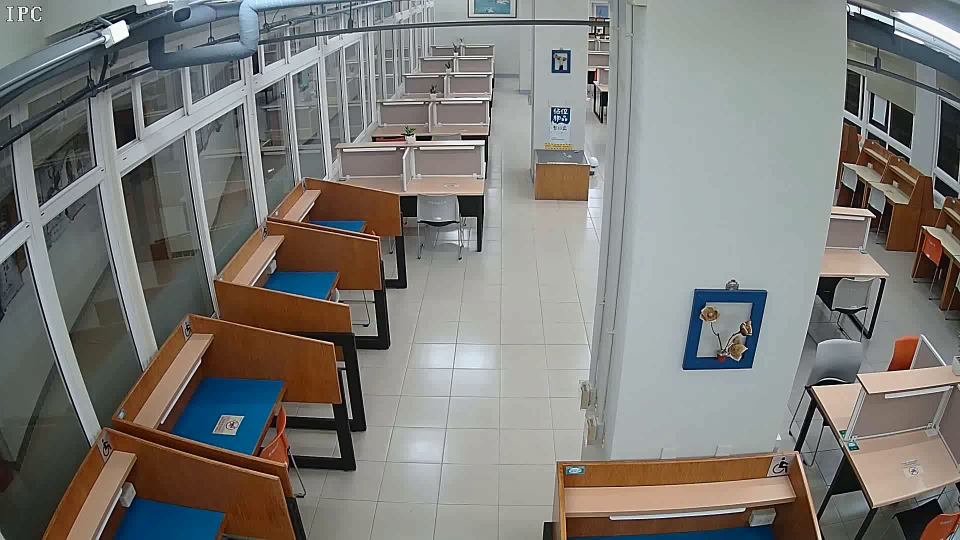
#> input picture frame 0 of mark2/avi/null.avi, 1920 x 1080 px, given in place of 0416_cam1_1200-1.avi, which was not available (shown at 1/2 size)
$ python m6.py 5
#> lines starting #> are read from the running program, lines starting #| are printed output that depends on the picture; pictures that were not available may be replaced by others from this repository, and a replacement may not be noted
import sys, cv2, numpy
import numpy as np

sys.path.append('..')
import data

cam=1
if len(sys.argv)>1:
    cam=int(sys.argv[1])

# intersection over min
def iom(rec1, rec2):
    # find the each edge of intersect rectangle
    left_line = max(rec1[1], rec2[1])
    right_line = min(rec1[3], rec2[3])
    top_line = max(rec1[0], rec2[0])
    bottom_line = min(rec1[2], rec2[2])

    # judge if there is an intersect
    if left_line >= right_line or top_line >= bottom_line: return 0
    else:
        # computing area of each rectangles
        s1 = (rec1[2] - rec1[0]) * (rec1[3] - rec1[1])
        s2 = (rec2[2] - rec2[0]) * (rec2[3] - rec2[1])

        intersect = (right_line - left_line) * (bottom_line - top_line)
        # return intersect / (s1 + s2 - intersect) # iou
        return intersect / min(s1,s2) # iom

frame_cnt=0
frame=np.ones((180,1920,3),np.uint8)*255

avi=[]
for cam in range(1,7):
    avi.append(cv2.VideoCapture(f'0416_cam{cam}_1200-1.avi'))
avi.append(cv2.VideoWriter('0416_1200-b.avi',cv2.VideoWriter_fourcc(*'XVID'),1.0,(1920,180)))

while True:
    for cam in range(6):
        for _ in range(4): avi[cam].read()
        ok,img=avi[cam].read()
        img=cv2.resize(img,(304,171), interpolation=cv2.INTER_AREA)

        try:
            for x in data.box[cam][frame_cnt]:
                r=[x[0],x[1],x[0]+x[2],x[1]+x[3]]
                for i in range(0,4,2):
                    r[i  ]=r[i  ]*304//1920
                    r[i+1]=r[i+1]*171//1080
                cv2.rectangle(img,(r[0],r[1]),(r[2],r[3]),(0,255,0),1)
        except:
            pass

        try:
            for x1 in data.seat[cam]:
                c=(0,0,255)
                for x2 in data.box[cam][frame_cnt]:
                    r = (x2[0],x2[1],x2[0]+x2[2],x2[1]+x2[3])
                    if iom(x1[1:],r)>0.7: c=(0,255,255); break
                r=[0,0,0,0]
                for i in range(0,4,2):
                    r[i  ]=x1[i+1]*304//1920
                    r[i+1]=x1[i+2]*171//1080
                cv2.rectangle(img,(r[0],r[1]),(r[2],r[3]),c,1)
        except:
            pass

        frame[4:175,38+308*cam:38+308*(cam+1)-4]=img
#> this loop made 6 passes
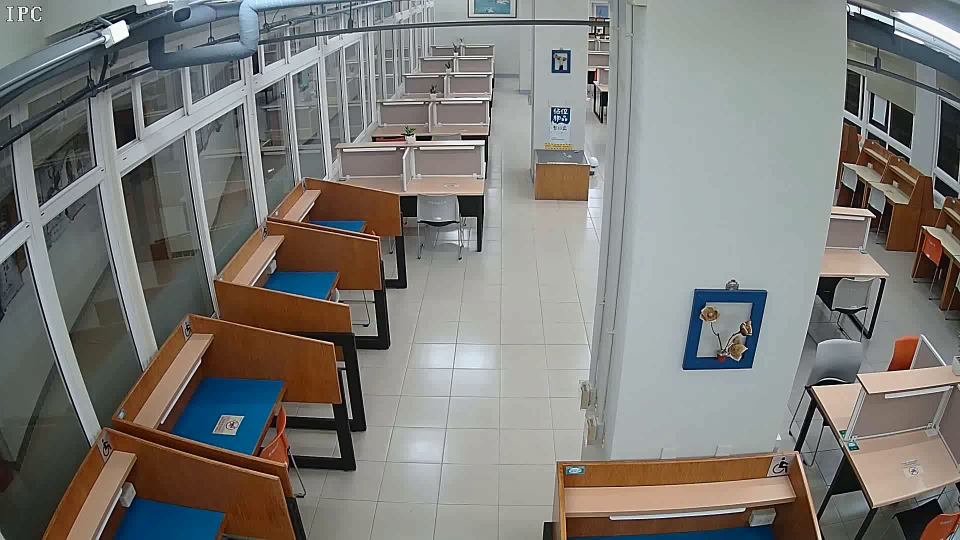
#> input picture frame 0 of mark2/avi/null.avi, 1920 x 1080 px, given in place of 0416_cam1_1200-1.avi, which was not available (shown at 1/2 size)
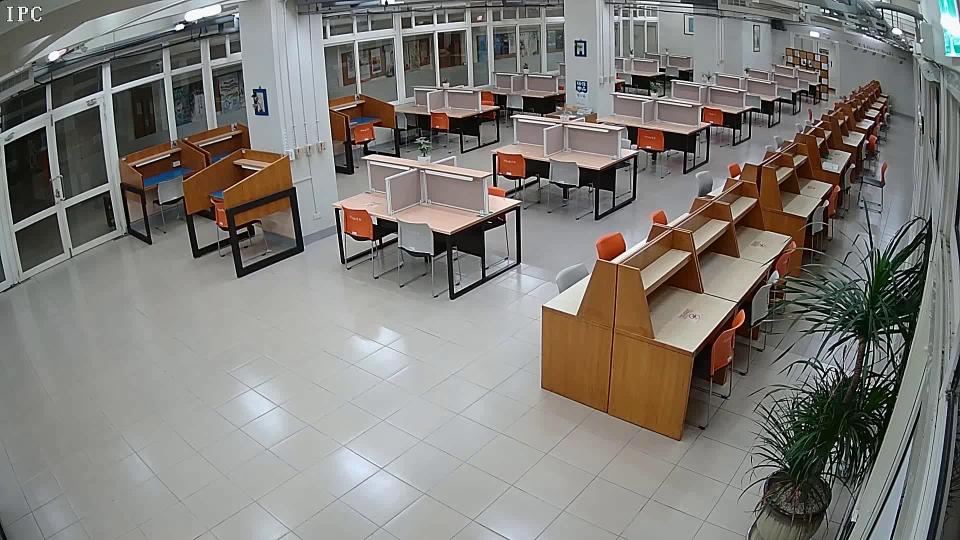
#> input picture frame 1 of mark2/avi/null.avi, 1920 x 1080 px, given in place of 0416_cam1_1200-1.avi, which was not available (shown at 1/2 size)
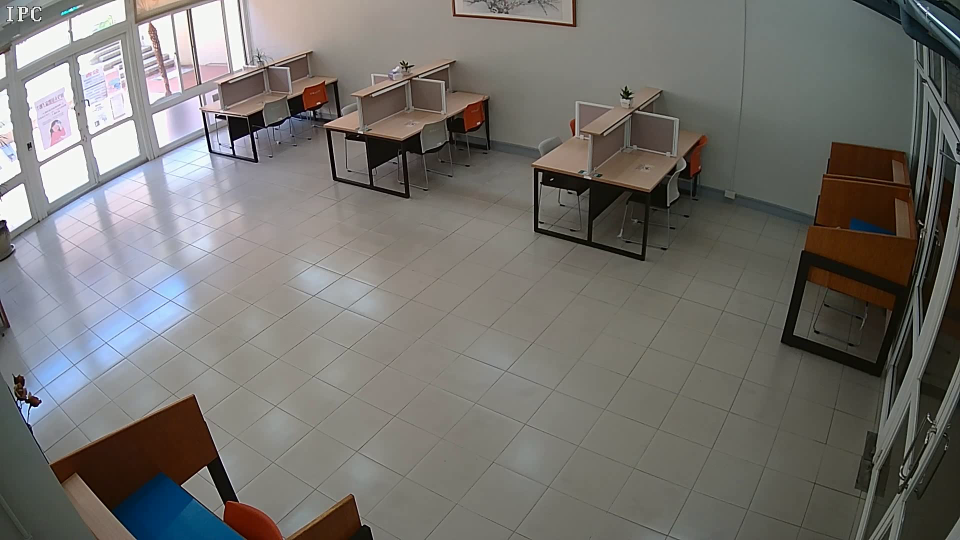
#> input picture frame 2 of mark2/avi/null.avi, 1920 x 1080 px, given in place of 0416_cam1_1200-1.avi, which was not available (shown at 1/2 size)
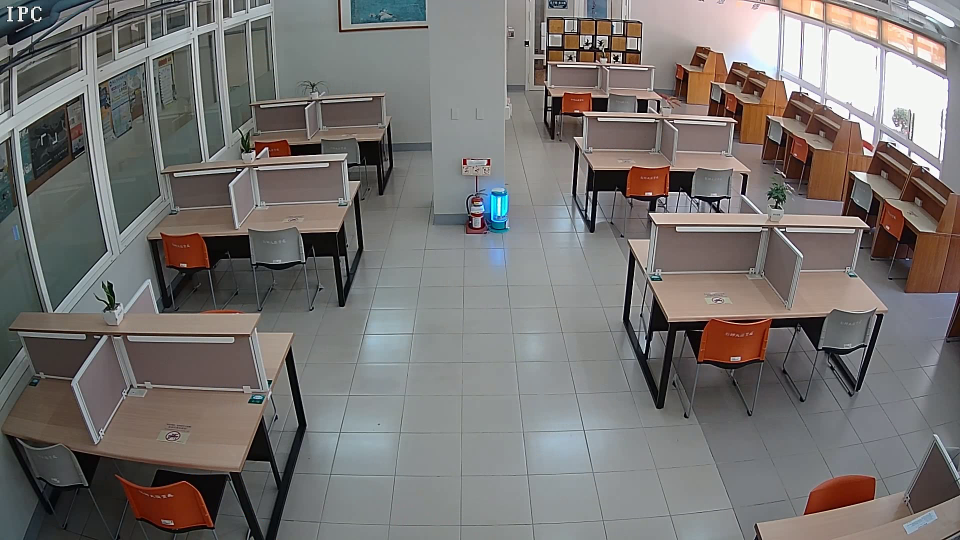
#> input picture frame 3 of mark2/avi/null.avi, 1920 x 1080 px, given in place of 0416_cam1_1200-1.avi, which was not available (shown at 1/2 size)
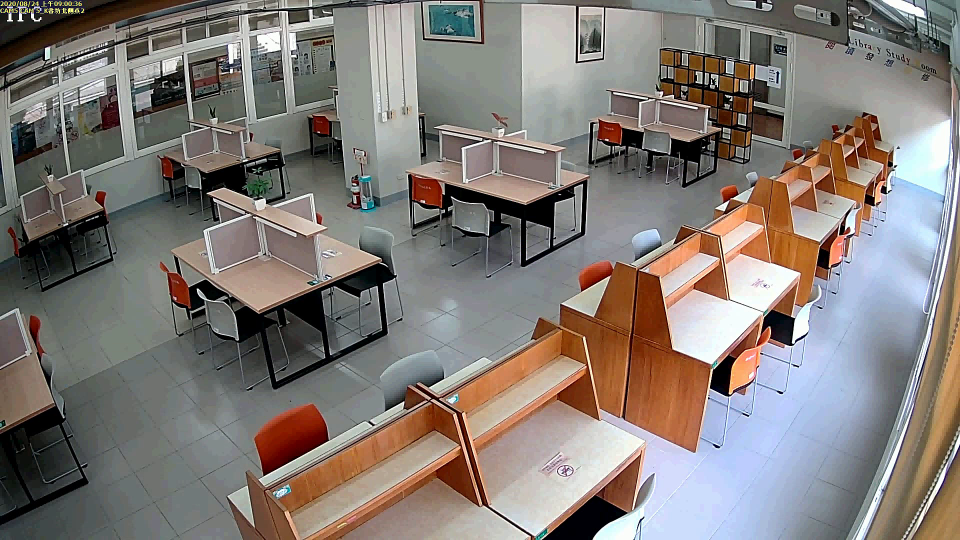
#> input picture frame 4 of mark2/avi/null.avi, 1920 x 1080 px, given in place of 0416_cam1_1200-1.avi, which was not available (shown at 1/2 size)
#> pass 1, `img=cv2.resize(img,(304,171), interpolation=cv2.INTER_AREA)`:
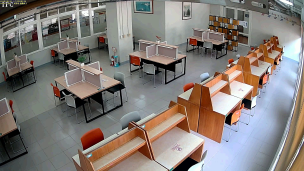
#> img: shape (171, 304, 3); mean B, G, R 118.9, 123.6, 130.9
#> after the loop:
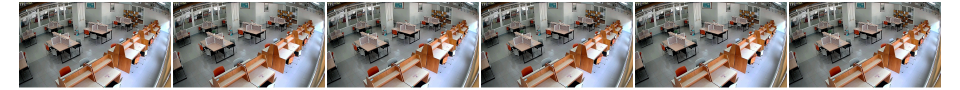
#> frame: shape (180, 1920, 3) (shown at 1/2 size); mean of channels 0, 1, 2 132.2, 136.4, 143; drawn as B, G, R

    '''
    cv2.imshow('avi',frame)
    k=cv2.waitKey(1)
    if k==27: break
    '''
    avi[6].write(frame)

    frame_cnt+=1; print(f'\r{frame_cnt}  ',end='')
    if frame_cnt>3600: break

$ run again, starting later in the video
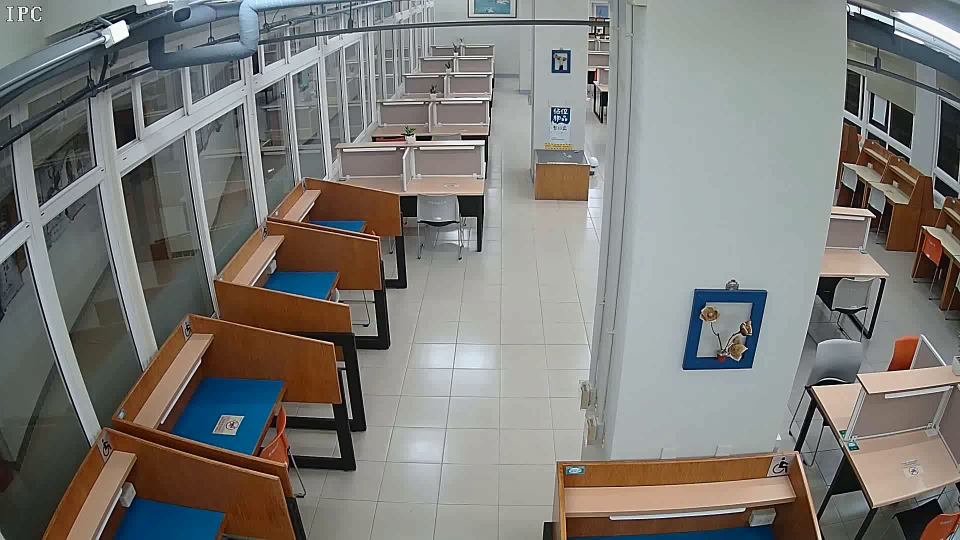
#> input picture frame 0 of mark2/avi/null.avi, 1920 x 1080 px, given in place of 0416_cam1_1200-1.avi, which was not available (shown at 1/2 size)
#> the loop `for cam in range(6):` made 6 passes
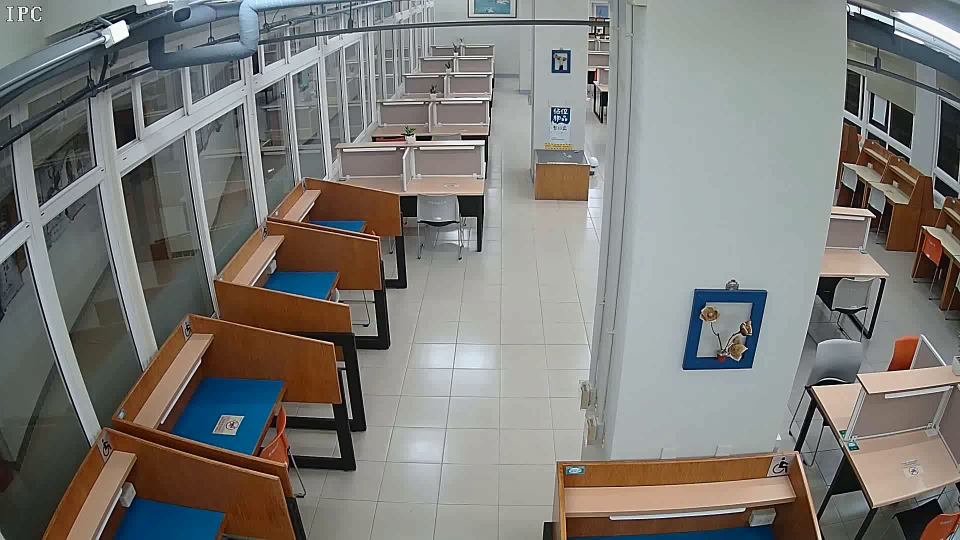
#> input picture frame 0 of mark2/avi/null.avi, 1920 x 1080 px, given in place of 0416_cam1_1200-1.avi, which was not available (shown at 1/2 size)
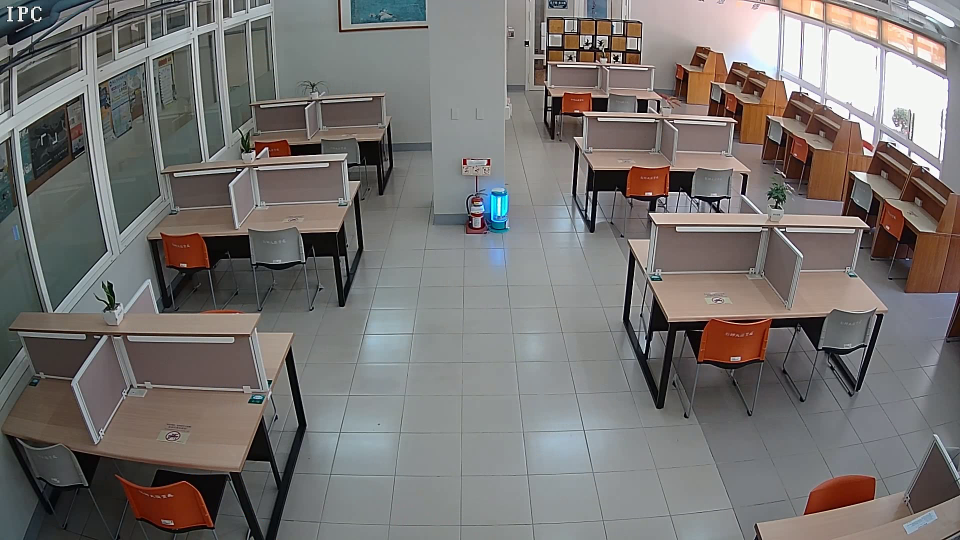
#> input picture frame 3 of mark2/avi/null.avi, 1920 x 1080 px, given in place of 0416_cam1_1200-1.avi, which was not available (shown at 1/2 size)
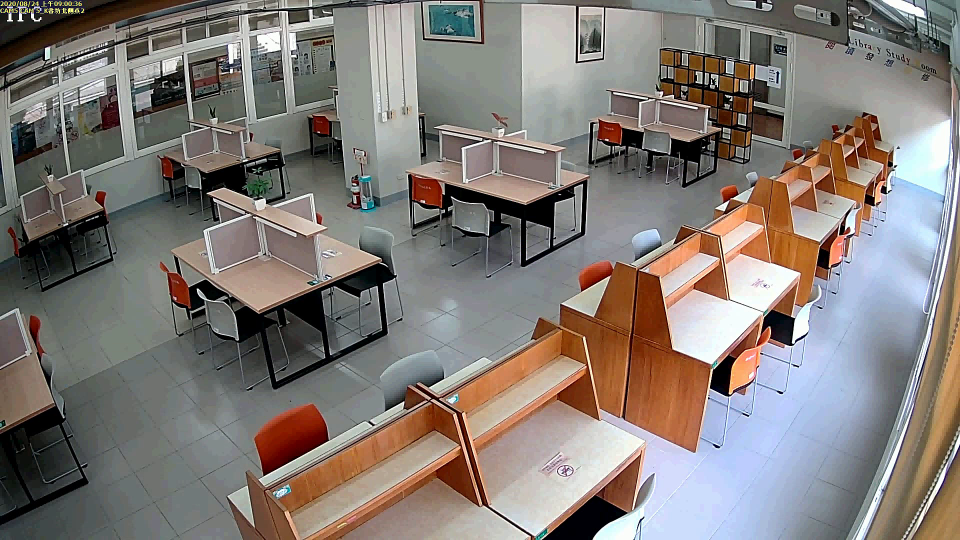
#> input picture frame 4 of mark2/avi/null.avi, 1920 x 1080 px, given in place of 0416_cam1_1200-1.avi, which was not available (shown at 1/2 size)

$ run again, starting later in the video
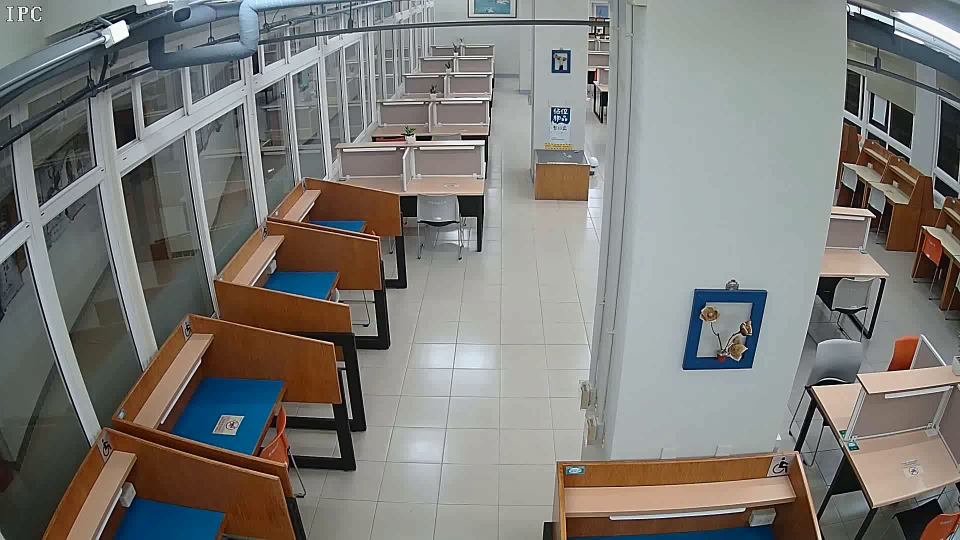
#> input picture frame 0 of mark2/avi/null.avi, 1920 x 1080 px, given in place of 0416_cam1_1200-1.avi, which was not available (shown at 1/2 size)
#> the loop `for cam in range(6):` made 6 passes
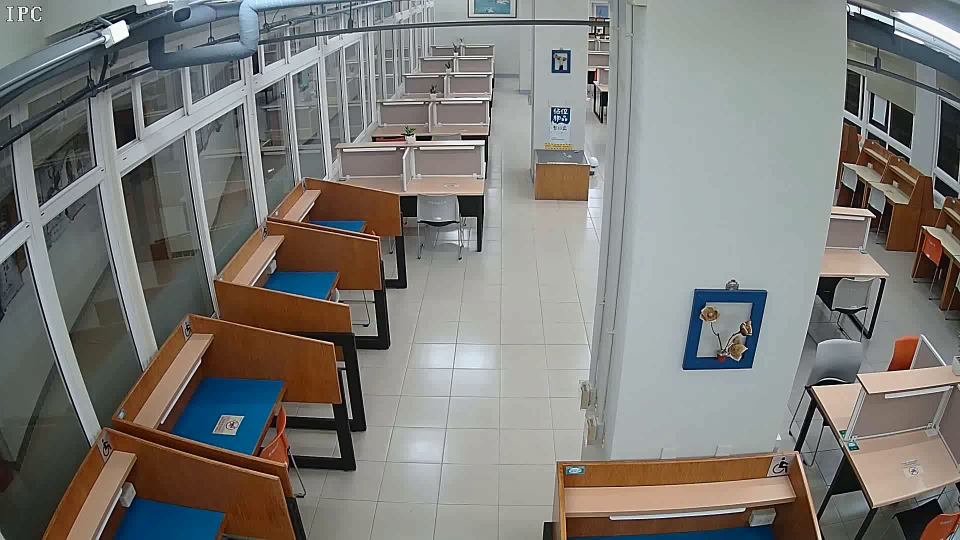
#> input picture frame 0 of mark2/avi/null.avi, 1920 x 1080 px, given in place of 0416_cam1_1200-1.avi, which was not available (shown at 1/2 size)
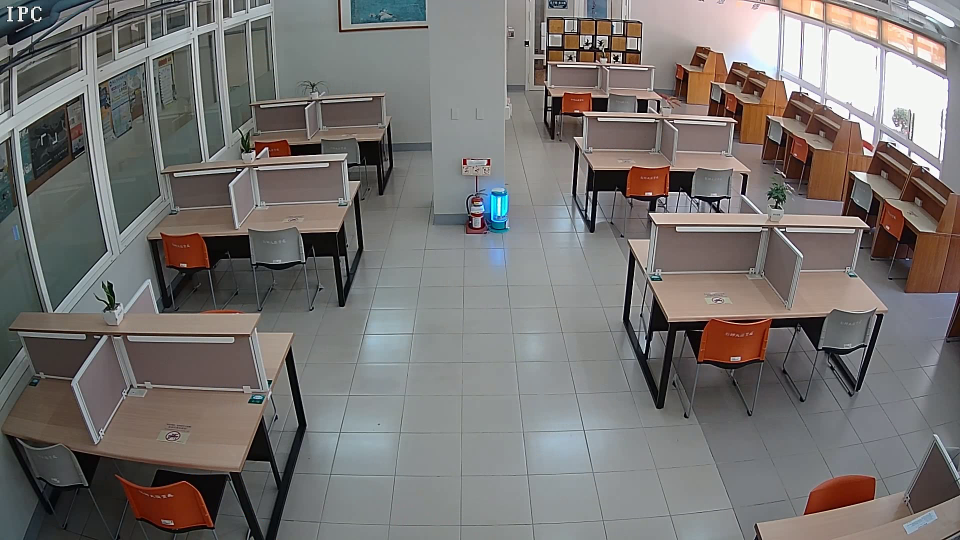
#> input picture frame 3 of mark2/avi/null.avi, 1920 x 1080 px, given in place of 0416_cam1_1200-1.avi, which was not available (shown at 1/2 size)
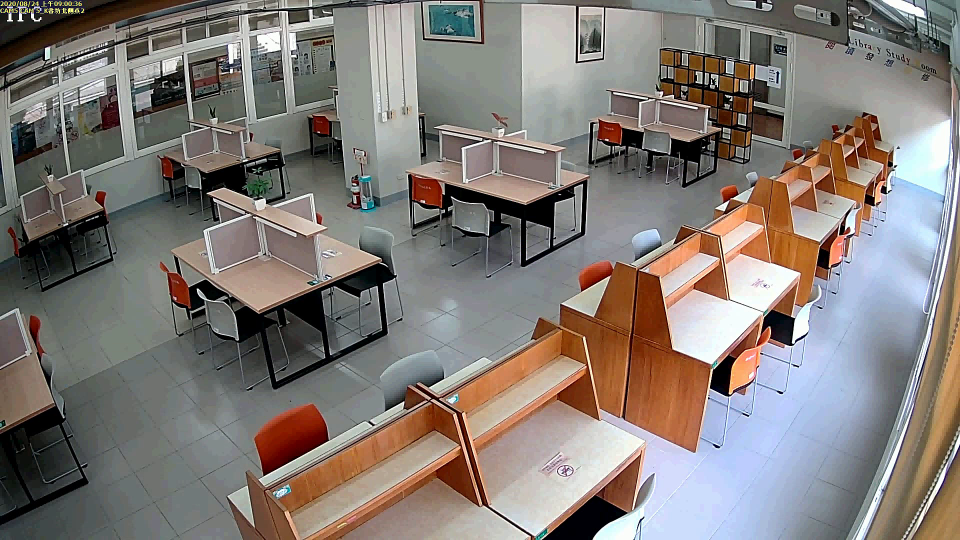
#> input picture frame 4 of mark2/avi/null.avi, 1920 x 1080 px, given in place of 0416_cam1_1200-1.avi, which was not available (shown at 1/2 size)
